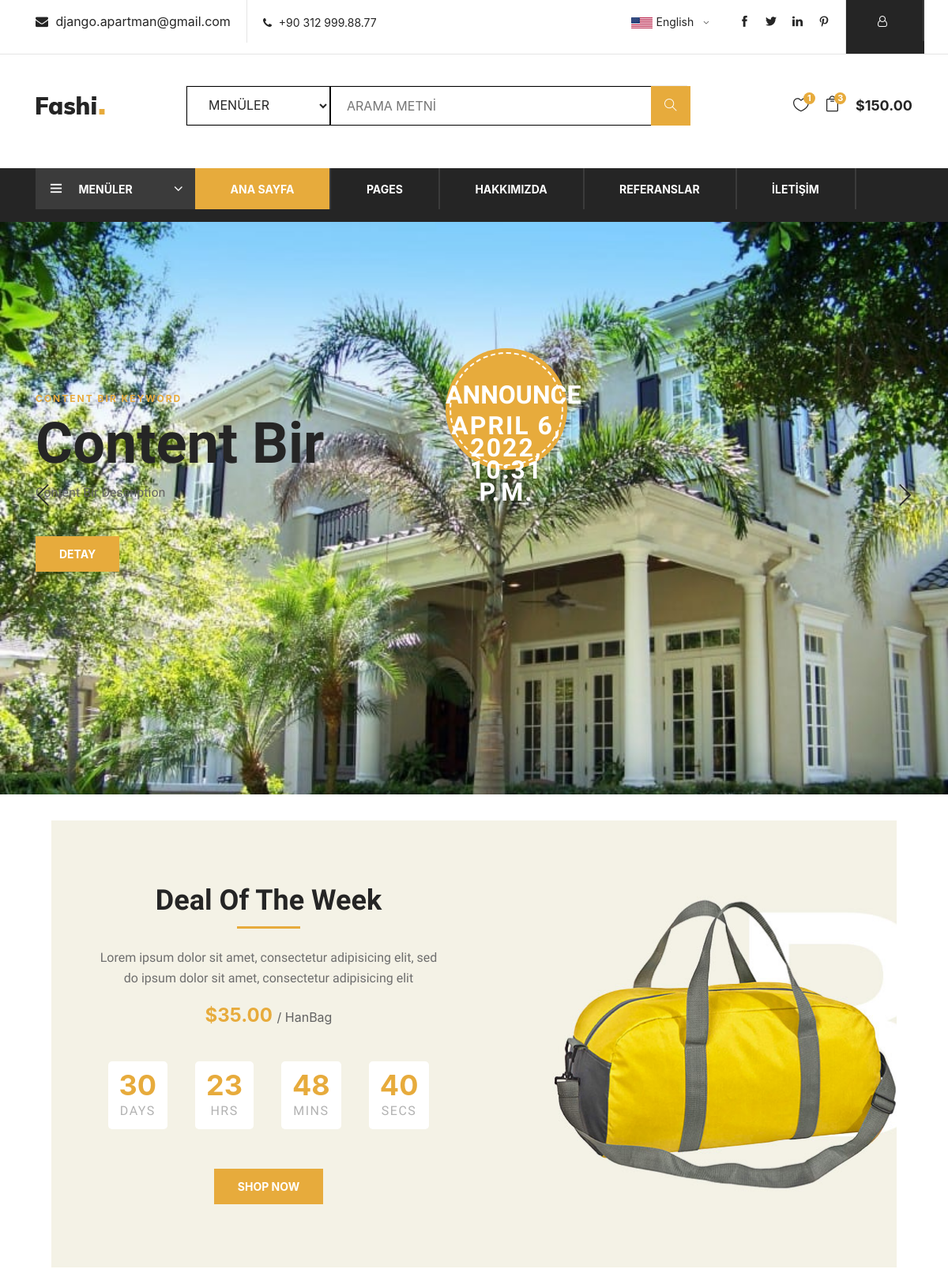
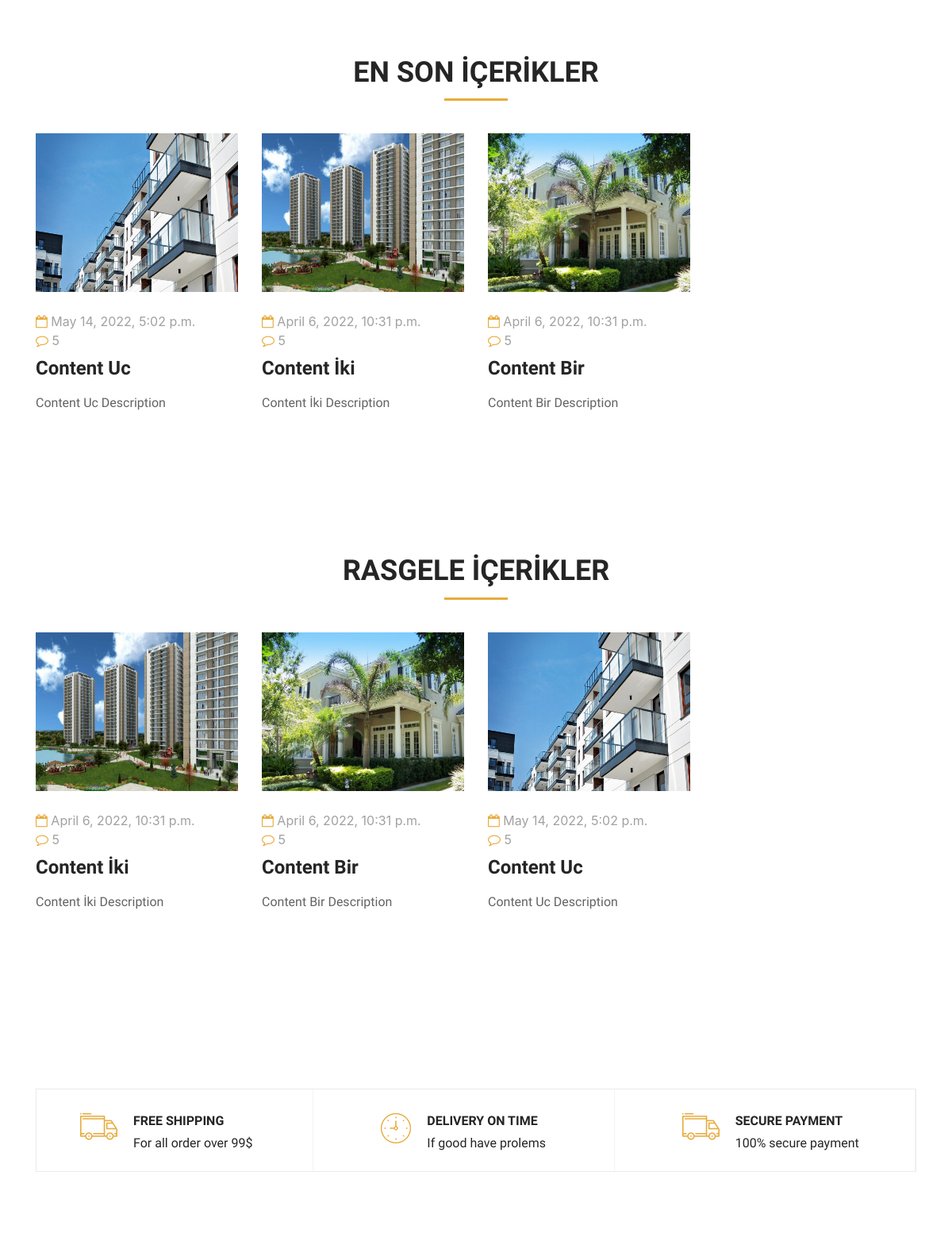
The page / (upper part) on the database its author committed (2 pictures, top to bottom).
### content/models.py (models this page shows, shortened)
class Content(models.Model):
    STATUS = (
        ('True', 'Evet'),
        ('False', 'Hayır')
    )
    TYPE = (
        ('News', 'Haber'),
        ('Announce', 'Duyuru'),
        ('Decision', 'Karar'),
        ('Survey', 'Anket')
    )
    title = models.CharField(max_length=150)
    keywords = models.CharField(max_length=255)
    description = models.CharField(max_length=255)
    image = models.ImageField(blank=True, upload_to='images/')
    menu = models.ForeignKey(Menu, on_delete=models.CASCADE)  # relation with Menu table
    detail = RichTextUploadingField()
    type = models.CharField(max_length=10, choices=TYPE)
    slug = models.SlugField(null=False, unique=True)
    status = models.CharField(max_length=10, choices=STATUS)
    create_at = models.DateTimeField(auto_now_add=True)
    update_at = models.DateTimeField(auto_now_add=True)
    def image_tag(self):
        if self.image:
            return mark_safe('<img src="{}" height="50"/>'.format(self.image.url))
    image_tag.short_description = 'Image'

### home/views.py (the view)
# urls.py: path('', views.index, name='index'),
def index(request):
    setting = Setting.objects.get(pk=1)
    sliderdata = Content.objects.all()[:4]
    menu = Menu.objects.all()
    lastcontents = Content.objects.all().order_by('-id')[:4]
    randomcontents = Content.objects.all().order_by('?')[:4]
    context = {'setting': setting,
               'menu': menu,
               'page': 'home',
               'sliderdata': sliderdata,
               'lastcontents': lastcontents,
               'randomcontents': randomcontents
               }
    return render(request, 'index.html', context)

### home/templates/index.html (shortened to what this page needs)
{% extends 'homebase.html' %}
{% block slider %} {% include 'slider.html' %} {% endblock %}
{% block content %} {% include 'content.html' %} {% endblock %}

### home/templates/slider.html
{% load static %}
    <section class="hero-section">
        <div class="hero-items owl-carousel">
            {% for rs in sliderdata %}
            <div class="single-hero-items set-bg" data-setbg="{{ rs.image.url }}">
                <div class="container">
                    <div class="row">
                        <div class="col-lg-5">
                            <span>{{ rs.keywords }}</span>
                            <h1>{{ rs.title }}</h1>
                            <p>{{ rs.description }}</p>
                            <a href="/content/{{ rs.id }}/{{ rs.slug }}" class="primary-btn">DETAY</a>
                        </div>
                    </div>
                    <div class="off-card">
                        <h2>{{ rs.type }} <span>{{ rs.update_at }}</span></h2>
                    </div>
                </div>
            </div>
            {% endfor %}
        </div>
    </section>

### home/templates/content.html (shortened to what this page needs)
{% load static %}
<div class="row">
</div>
<section class="deal-of-week set-bg spad" data-setbg="{% static 'img/time-bg.jpg' %}">
    <div class="container">
        <div class="col-lg-6 text-center">
            <div class="section-title">
                <h2>Deal Of The Week</h2>
                <p>Lorem ipsum dolor sit amet, consectetur adipisicing elit, sed<br/> do ipsum dolor sit amet,
                    consectetur adipisicing elit </p>
                <div class="product-price">
                    $35.00
                    <span>/ HanBag</span>
                </div>
            </div>
            <div class="countdown-timer" id="countdown">
            </div>
            <a href="#" class="primary-btn">Shop Now</a>
        </div>
    </div>
</section>
<section class="latest-blog spad">
    <div class="container">
        <div class="row">
            <div class="col-lg-12">
                <div class="section-title">
                    <h2>EN SON İÇERİKLER</h2>
                </div>
            </div>
        </div>
        <div class="row">
            {% for rs in lastcontents %}
            <div class="col-lg-3 col-md-6">
                <div class="single-latest-blog">
                    <img src="{{rs.image.url}}" alt="" style="height:200px">
                    <div class="latest-text">
                        <div class="tag-list">
                            <div class="tag-item">
                                <i class="fa fa-calendar-o"></i>
                                {{rs.update_at}}
                            </div>
                            <div class="tag-item">
                                <i class="fa fa-comment-o"></i>
                                5
                            </div>
                        </div>
                        <a href="/content/{{ rs.id }}/{{ rs.slug }}">
                            <h4>{{rs.title}}</h4>
                        </a>
                        <p>{{rs.description}}</p>
                    </div>
                </div>
            </div>
            {% endfor %}
        </div>
    </div>
</section>
<section class="latest-blog spad">
    <div class="container">
        <div class="row">
            <div class="col-lg-12">
                <div class="section-title">
                    <h2>RASGELE İÇERİKLER</h2>
                </div>
            </div>
        </div>
        <div class="row">
            {% for rs in randomcontents %}
            <div class="col-lg-3 col-md-6">
                <div class="single-latest-blog">
                    <img src="{{rs.image.url}}" alt="" style="height:200px">
                    <div class="latest-text">
                        <div class="tag-list">
                            <div class="tag-item">
                                <i class="fa fa-calendar-o"></i>
                                {{rs.update_at}}
                            </div>
                            <div class="tag-item">
                                <i class="fa fa-comment-o"></i>
                                5
                            </div>
                        </div>
                        <a href="/content/{{ rs.id }}/{{ rs.slug }}">
                            <h4>{{rs.title}}</h4>
                        </a>
                        <p>{{rs.description}}</p>
                    </div>
                </div>
            </div>
            {% endfor %}
        </div>
    </div>
</section>

### rows shown on the page
Content: keywords "CONTENT BIR KEYWORD", title "Content Bir", description "Content Bir Description", type "ANNOUNCE", update_at "APRIL 6, 2022, 10:31 P.M.", image (picture), update_at "April 6, 2022, 10:31 p.m."
Content: image (picture), update_at "May 14, 2022, 5:02 p.m.", title "Content Uc", description "Content Uc Description"
Content: image (picture), update_at "April 6, 2022, 10:31 p.m.", title "Content İki", description "Content İki Description"
